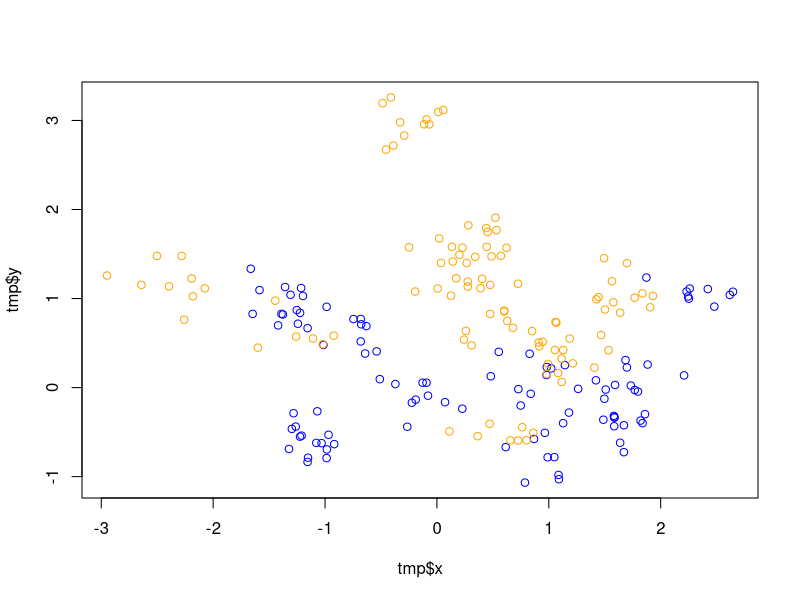

This chart was generated by the following R code: (Note: this script raises an error after producing the figure.)
gen.dat.2.3.3 <- function( n = 200, pct = 0.5 ){
	n.blue <- floor( n * pct )
	n.orange <- n - n.blue

	foo <- function( target, n, mean.x = 0, mean.y = 0 ){
		indices <- sample( 10, n, replace = T )
		tmp.x <- rnorm( 10, mean.x )[ indices ]
		tmp.y <- rnorm( 10, mean.y )[ indices ]
		
		x <- rnorm( n, 0, 1/5 ) + tmp.x
		y <- rnorm( n, 0, 1/5 ) + tmp.y

		data.frame( target = target, x = x, y = y )
	}

	blue   <- foo( "blue",   n.blue,   mean.x = 1 )
	orange <- foo( "orange", n.orange, mean.y = 1 )

	return( rbind( blue, orange ) )
}

tmp <- gen.dat.2.3.3()
plot( tmp$x, tmp$y, col = tmp$target )


# ajustamos un modelo de regresión logística múltiple a los datos
modelo.glm <- glm(target~x+y,binomial,data=tmp)
predicho <- predict(modelo.glm,type="response")

# dibujamos la superficie ajustada
require(grDevices)
x <- seq(min(tmp$x),max(tmp$x),length=10)
y <- seq(min(tmp$x),max(tmp$x),length=10)

# la función f , predice las probabilidades de ser "naranja" para las secuencias x e y 
f <- function(x,y){p<-predict(modelo.glm,newdata=data.frame(x=x,y=y),type="response")}
# con outer se obtiene f para las combinaciones de de x e y , 
z <- outer(x,y,f) 
# dibujamos el gráfico en perspectiva, se puede jugar con los valores de phi, theta. se guarda en res, porque
# luego se utiliza para dibujar los puntos
res <- persp(x,y,z,theta =140 , phi = 15, expand = 0.5,ticktype="simple", col = "lightblue",zlab="Probabilidad")
# creamos dos vectores lógicos que nos dicen cuando es un punto azul y cuando naranja
azules <- tmp$target == "blue"
naranjas <- tmp$target == "orange"

# dibujamos los puntos azules y naranjas, y el segmento hasta la superficie ajustada en el gráfico creado por persp,
# por eso en trans3d se usa pmat=res
puntos1_abajo <- trans3d(tmp$x[azules], tmp$y[azules],0, pmat=res)
puntos2_abajo <- trans3d(tmp$x[naranjas], tmp$y[naranjas],predicho[naranjas], pmat=res)
puntos1_arriba <- trans3d(tmp$x[azules], tmp$y[azules],predicho[azules], pmat=res)
puntos2_arriba <- trans3d(tmp$x[naranjas], tmp$y[naranjas],1, pmat=res)
points(puntos1_abajo,col="blue")

segments(
x0 = puntos1_abajo$x,
y0 = puntos1_abajo$y,
x1 = puntos1_arriba$x,
y1 = puntos1_arriba$y,
lty = "solid",
col = "blue"
)
points(puntos2_arriba,col="orange")

segments(
x0 = puntos2_arriba$x,
y0 = puntos2_arriba$y,
x1 = puntos2_abajo$x,
y1 = puntos2_abajo$y,
lty = "solid",
col = "orange" 
)


